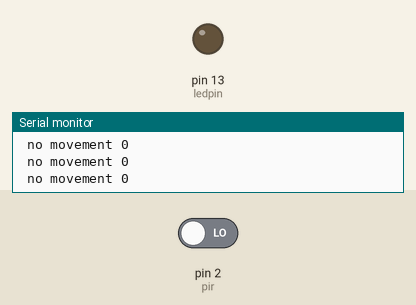
Bench run of a sketch on a simulated Arduino Uno, built with avr-gcc and run on an emulated ATmega328P. Shown: output pins drawn as LEDs (lit = HIGH), the last lines printed to the serial monitor. Inputs (shaded band) come from the test bench; at power-on: pin 2 (pir) LOW.

Above: at 6.3 s.
6.4 s: pin 2 (pir) driven HIGH
At 9.1 s:
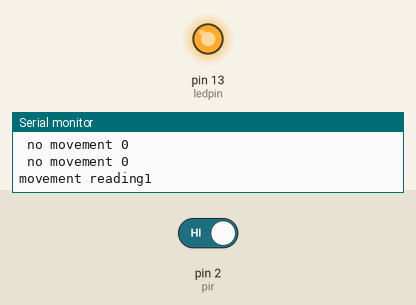
9.8 s: pin 2 (pir) driven LOW
At 11.0 s:
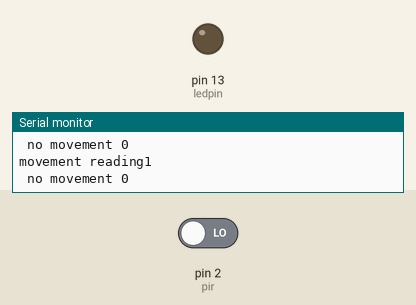
Timing chart, 0 to 12.8 s (numbered marks = the images above; inputs shaded):
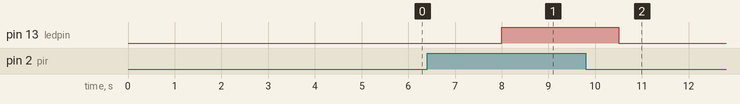

The sketch:

pirsensor.ino
```cpp
int ledpin=13;
int pir=2,val;

void setup() {
  Serial.begin(9600);
  pinMode(ledpin,OUTPUT);
  pinMode(pir,INPUT);
}

void loop() {
  delay(500);
  val=digitalRead(pir);

  if(val==HIGH)
  {
      Serial.println("movement reading"+String(val));
      digitalWrite(ledpin,HIGH);
  }

  else if(val==LOW)
  {
    Serial.println(" no movement "+String(val));
digitalWrite(ledpin,LOW);
  }
delay(2000);
}
```

Measured:
- after the input at 6.4 s, pin 13 (ledpin): LOW → HIGH after 1.6 s
- after the input at 9.8 s, pin 13 (ledpin): HIGH → LOW after 0.70 s
